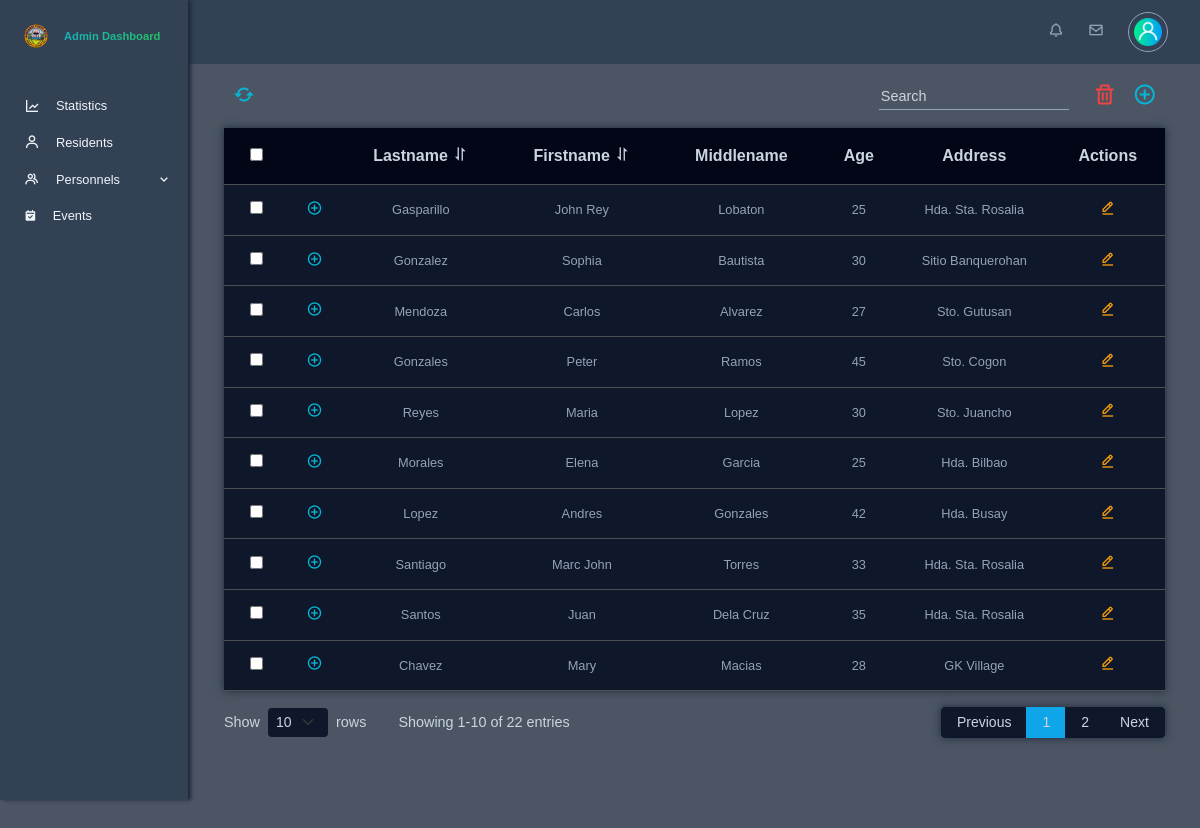
Page /app/views/admin/residents.php on the earlier database version.
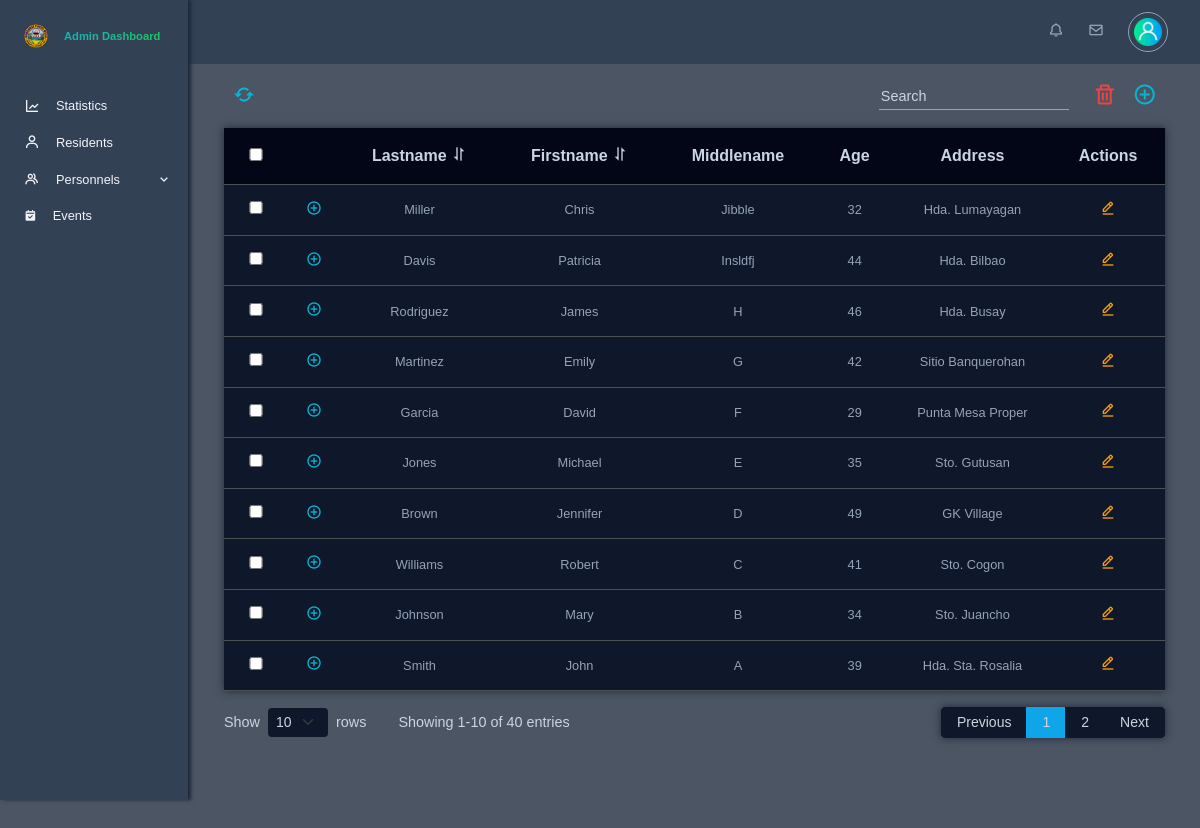
Same page on the later database version.
### tables this page shows
CREATE TABLE `residents` (
  `resident_id` int(10) NOT NULL,
  `account_id` int(10) NOT NULL,
  `personal_info_id` int(10) NOT NULL,
  `isValidResident` tinyint(1) NOT NULL
);

CREATE TABLE `personal_information` (
  `personal_info_id` int(10) NOT NULL,
  `lastname` varchar(255) NOT NULL,
  `firstname` varchar(255) NOT NULL,
  `middlename` varchar(255) NOT NULL,
  `date_of_birth` date DEFAULT NULL,
  `civil_status` enum('Single','Married','Widowed','Legally Separated') DEFAULT NULL,
  `educational_attainment` enum('Elementary Graduate','Elementary Undergraduate','Highschool Graduate','Highschool Undergraduate','College Graduate','College Undergraduate') DEFAULT NULL,
  `occupation` varchar(255) DEFAULT NULL,
  `religion` varchar(100) DEFAULT NULL,
  `citizenship` varchar(100) DEFAULT NULL,
  `address_id` int(10) NOT NULL,
  `sex` enum('male','female') NOT NULL,
  `phone_number` varchar(20) NOT NULL,
  `email` varchar(255) NOT NULL,
  `id_picture` varchar(255) DEFAULT NULL,
  `created_at` datetime NOT NULL DEFAULT current_timestamp(),
  `updated_at` datetime NOT NULL DEFAULT current_timestamp()
);

CREATE TABLE `address` (
  `address_id` int(10) NOT NULL,
  `address_name` varchar(255) NOT NULL,
  `address_type` enum('hda','sitio') NOT NULL
);

### app/models/get_residents.php (called while the page is built)
<?php
function getResidentsData($conn) {
    $sql = "SELECT
                r.resident_id,
                pi.lastname,
                pi.firstname,
                pi.middlename,
                pi.date_of_birth,
                TIMESTAMPDIFF(YEAR, pi.date_of_birth, CURDATE()) AS age,
                pi.civil_status,
                pi.educational_attainment,
                pi.occupation,
                pi.religion,
                pi.citizenship,
                pi.phone_number,
                pi.email,
                pi.sex,
                a.address_name,
                a.address_id,
                a.address_type,
                hi.height_cm,
                hi.weight_kg,
                hi.blood_type,
                hi.blood_pressure,
                hi.cholesterol_level,
                hi.created_at AS health_info_created_at,
                ac.username,
                ac.role,
                ac.password,
                ac.profile_picture,
                ac.isArchived,
                GROUP_CONCAT(DISTINCT mc.condition_name ORDER BY mc.condition_name ASC SEPARATOR ', ') AS medical_conditions
            FROM
                residents r
            JOIN
                personal_information pi ON r.personal_info_id = pi.personal_info_id
            JOIN
                address a ON pi.address_id = a.address_id
            LEFT JOIN
                health_information hi ON r.resident_id = hi.resident_id
            JOIN
                accounts ac ON r.account_id = ac.account_id
            LEFT JOIN
                residents_medical_condition rmc ON r.resident_id = rmc.resident_id
            LEFT JOIN
                medical_conditions mc ON rmc.medical_conditions_id = mc.medical_conditions_id
            WHERE
                ac.isArchived = 0
            GROUP BY
                r.resident_id
            ORDER BY
                r.resident_id DESC";
    $result = mysqli_query($conn, $sql);
    $residents_data = [];
    if (mysqli_num_rows($result) > 0) {
        while ($row = mysqli_fetch_assoc($result)) {
            $residents_data[] = $row;
        }
    }
    return $residents_data;
}
$residents_data = getResidentsData($conn);
?>

### app/views/admin/residents.php (the view, shortened to what the changed rows need)
<?php
require './config/db_config.php';
require './app/models/get_residents.php';
?>
<!DOCTYPE html>
<html lang="en">
<head>
    <?php require './app/views/globals/head.php'; ?>
    <link rel="stylesheet" href="./public/css/admin.css">
</head>
<body id="body-pd">
    <div class="height-100 main-content">
        <table class="table table-dark text-center">
            <thead class="sticky-top bg-dark">
                <tr>
                    <th><input type="checkbox" id="select-all"></th>
                    <th></th>
                    <th class="sortable" data-column="lastname" data-order="desc">
                        Lastname <i class='bx bx-sort'></i>
                    </th>
                    <th class="sortable" data-column="firstname" data-order="desc">
                        Firstname <i class='bx bx-sort'></i>
                    </th>
                    <th>Middlename</th>
                    <th>Age</th>
                    <th>Address</th>
                    <th>Actions</th>
                </tr>
            </thead>
            <tbody id="resident-table-body">
                <?php foreach ($residents_data as $index => $resident): ?>
                    <tr class="main-row" data-resident-id="<?php echo $resident['resident_id']; ?>">
                        <td><input type="checkbox" class="row-checkbox"></td>
                        <td>
                            <button class="toggle-btn" data-bs-toggle="collapse" aria-expanded="true" aria-controls="collapse" data-bs-target="#collapseRow<?php echo $index; ?>">
                                <i class='bx bx-plus-circle'></i>
                            </button>
                        </td>
                        <td><?php echo htmlspecialchars($resident['lastname']); ?></td>
                        <td><?php echo htmlspecialchars($resident['firstname']); ?></td>
                        <td><?php echo htmlspecialchars($resident['middlename']); ?></td>
                        <td><?php echo htmlspecialchars($resident['age']); ?></td>
                        <td><?php echo htmlspecialchars($resident['address_name']); ?></td>
                        <td>
                            <button class="btn btn-edit" data-bs-toggle="modal" data-bs-target="#editResidentPersonalModal<?php echo $index; ?>">
                                <i class='bx bx-edit-alt'></i>
                            </button>
                        </td>
                    </tr>
                <?php endforeach; ?>
            </tbody>
        </table>
        <div class="pagination-details d-flex justify-content-between align-items-center">
            <div class="d-flex align-items-center rows-page">
                <label for="rows-per-page" class="me-2">Show</label>
                <select id="rows-per-page" class="form-select form-select-sm me-2" style="width: auto;">
                    <option value="10">10</option>
                </select>
                <label>rows</label>
                <div id="row-description" class="row-description">
            </div>
            </div>
        </div>
    </div>
</body>
</html>

Differences in the rows shown:
no longer on this page (row unchanged): residents: personal_info.lastname "Gasparillo", personal_info.firstname "John Rey", personal_info.middlename "Lobaton", age "25", address.address_name "Hda. Sta. Rosalia"
no longer on this page (row unchanged): residents: personal_info.lastname "Gonzalez", personal_info.firstname "Sophia", personal_info.middlename "Bautista", age "30", address.address_name "Sitio Banquerohan"
no longer on this page (row unchanged): residents: personal_info.lastname "Mendoza", personal_info.firstname "Carlos", personal_info.middlename "Alvarez", age "27", address.address_name "Sto. Gutusan"
no longer on this page (row unchanged): residents: personal_info.lastname "Gonzales", personal_info.firstname "Peter", personal_info.middlename "Ramos", age "45", address.address_name "Sto. Cogon"
no longer on this page (row unchanged): residents: personal_info.lastname "Reyes", personal_info.firstname "Maria", personal_info.middlename "Lopez", age "30", address.address_name "Sto. Juancho"
no longer on this page (row unchanged): residents: personal_info.lastname "Morales", personal_info.firstname "Elena", personal_info.middlename "Garcia", age "25", address.address_name "Hda. Bilbao"
no longer on this page (row unchanged): residents: personal_info.lastname "Lopez", personal_info.firstname "Andres", personal_info.middlename "Gonzales", age "42", address.address_name "Hda. Busay"
no longer on this page (row unchanged): residents: personal_info.lastname "Santiago", personal_info.firstname "Marc John", personal_info.middlename "Torres", age "33", address.address_name "Hda. Sta. Rosalia"
no longer on this page (row unchanged): residents: personal_info.lastname "Santos", personal_info.firstname "Juan", personal_info.middlename "Dela Cruz", age "35", address.address_name "Hda. Sta. Rosalia"
no longer on this page (row unchanged): residents: personal_info.lastname "Chavez", personal_info.firstname "Mary", personal_info.middlename "Macias", age "28", address.address_name "GK Village"
added residents: personal_info.lastname "Miller", personal_info.firstname "Chris", personal_info.middlename "Jibble", age "32", address.address_name "Hda. Lumayagan"
added residents: personal_info.lastname "Davis", personal_info.firstname "Patricia", personal_info.middlename "Insldfj", age "44", address.address_name "Hda. Bilbao"
added residents: personal_info.lastname "Rodriguez", personal_info.firstname "James", personal_info.middlename "H", age "46", address.address_name "Hda. Busay"
added residents: personal_info.lastname "Martinez", personal_info.firstname "Emily", personal_info.middlename "G", age "42", address.address_name "Sitio Banquerohan"
added residents: personal_info.lastname "Garcia", personal_info.firstname "David", personal_info.middlename "F", age "29", address.address_name "Punta Mesa Proper"
added residents: personal_info.lastname "Jones", personal_info.firstname "Michael", personal_info.middlename "E", age "35", address.address_name "Sto. Gutusan"
added residents: personal_info.lastname "Brown", personal_info.firstname "Jennifer", personal_info.middlename "D", age "49", address.address_name "GK Village"
added residents: personal_info.lastname "Williams", personal_info.firstname "Robert", personal_info.middlename "C", age "41", address.address_name "Sto. Cogon"
added residents: personal_info.lastname "Johnson", personal_info.firstname "Mary", personal_info.middlename "B", age "34", address.address_name "Sto. Juancho"
added residents: personal_info.lastname "Smith", personal_info.firstname "John", personal_info.middlename "A", age "39", address.address_name "Hda. Sta. Rosalia"
Other differences:
text written by a page script: "Showing 1-10 of 22 entries" → "Showing 1-10 of 40 entries"
